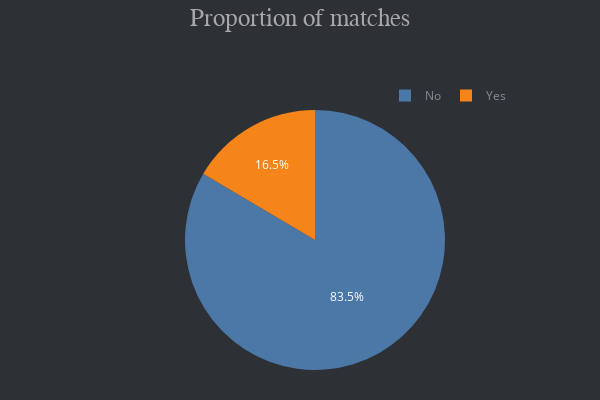

Source (notebook cell):
### Markdown cell above
# Proportion of matches

### Code cell
fig = px.pie(df, "match_cat", title='Proportion of matches',
                      color_discrete_sequence=px.colors.qualitative.T10)
fig.update_traces(textfont=dict(color='#fff'))
fig.update_layout(autosize=True, height=400, width=600,
                           margin=dict(t=110, b=30, l=70, r=40),
                           plot_bgcolor='#2d3035', paper_bgcolor='#2d3035',
                           title_x=0.5, title_y=0.98,
                           title_font=dict(size=25, color='#a5a7ab', family="Muli, sans-serif"),
                           font=dict(color='#8a8d93'),
                           legend=dict(orientation="h", yanchor="bottom", y=1, xanchor="right", x=0.9)
                           )

### Figure 1 — Plotly figure (JSON) as saved in the notebook; plotly's stock layout.template omitted (floating-point values rounded to 4 significant figures; data arrays with more than 128 entries replaced by an {"elided": "..."} marker saying what was removed)
{"data": [{"domain": {"x": [0, 1], "y": [0, 1]}, "hovertemplate": "match_cat=%{label}<extra></extra>", "labels": {"elided": "8378 str values"}, "legendgroup": "", "name": "", "showlegend": true, "textfont": {"color": "#fff"}, "type": "pie"}], "layout": {"autosize": true, "font": {"color": "#8a8d93"}, "height": 400, "legend": {"orientation": "h", "tracegroupgap": 0, "x": 0.9, "xanchor": "right", "y": 1, "yanchor": "bottom"}, "margin": {"b": 30, "l": 70, "r": 40, "t": 110}, "paper_bgcolor": "#2d3035", "piecolorway": ["#4C78A8", "#F58518", "#E45756", "#72B7B2", "#54A24B", "#EECA3B", "#B279A2", "#FF9DA6", "#9D755D", "#BAB0AC"], "plot_bgcolor": "#2d3035", "title": {"font": {"color": "#a5a7ab", "family": "Muli, sans-serif", "size": 25}, "text": "Proportion of matches", "x": 0.5, "y": 0.98}, "width": 600}}
